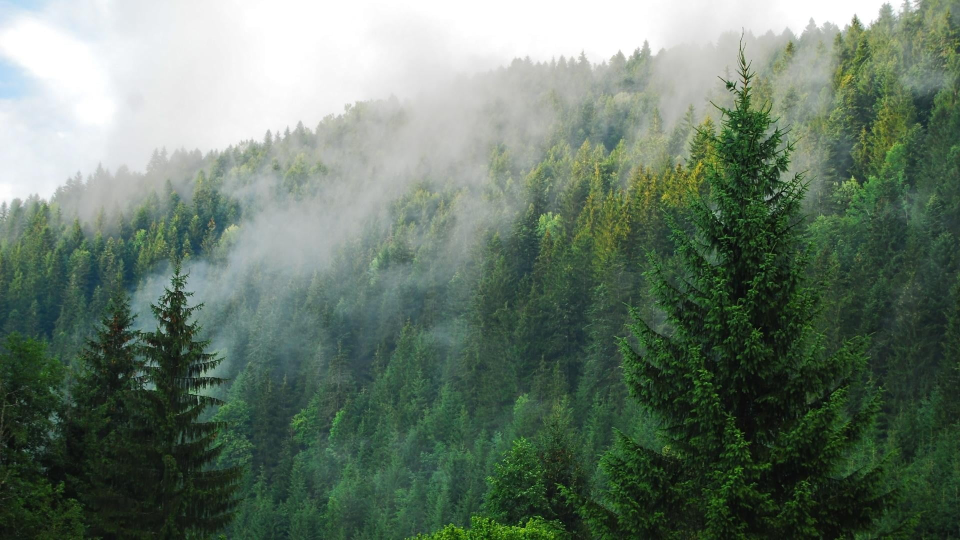
#> input picture 04. [CV] Color processing/img/forest.jpg, 1920 x 1080 px (shown at 1/2 size); the run also reads 2 pictures not shown here
$ jupyter execute '[seminar]histograms.ipynb'   (shell and % lines are left out)   (older library calls are emulated)
#> lines starting #> are read from the running program, lines starting #| are printed output that depends on the picture
# Лекция №2

# Гистограммы

Так что такое гистограмма? Вы можете рассматривать гистограмму как график, который дает вам общее представление о распределении интенсивности изображения. Это график со значениями пикселей (от $0$ до $255$, не всегда) по оси $X$ и соответствующим количеством пикселей в изображении по оси $Y$.

Это просто еще один способ понять образ. Глядя на гистограмму изображения, вы получаете представление о контрасте, яркости, распределении интенсивности и т.д. этого изображения. Почти все инструменты обработки изображений сегодня предоставляют функции на гистограмме.

Вы можете увидеть изображение и его гистограмму. (Помните, эта гистограмма нарисована для изображения в оттенках серого, а не для цветного изображения). Левая область гистограммы показывает количество более темных пикселей на изображении, а правая область показывает количество более ярких пикселей. На гистограмме видно, что темная область больше, чем яркая, а количество полутонов (значения пикселей в среднем диапазоне, скажем, около $127$) много меньше.

**Гистограммы** $-$ это собранные данные, организованные в набор предопределенных столбцов.
Когда мы говорим данные, мы не ограничиваем их значениями интенсивности (как мы видели в предыдущем уроке). Собранные данные могут быть любой функцией, которую вы найдете полезной для описания вашего изображения.

Давайте посмотрим на пример. Представьте, что матрица содержит информацию об изображении (то есть интенсивность в диапазоне $0-255$):

Что произойдет, если мы захотим считать эти данные организованным способом? Так как мы знаем, что диапазон информационных значений для этого случая равен 256 значениям, мы можем сегментировать наш диапазон по частям (называемым ячейками), например:

$$
{\begin{array}{l}
[0, 255] = { [0, 15] \cup [16, 31] \cup ....\cup [240,255] } \\
range = { bin_{1} \cup bin_{2} \cup ....\cup bin_{n = 15} }
\end{array}}
$$

и мы можем вести подсчет количества пикселей, попадающих в диапазон каждого $bin_{i}$. Применяя это к примеру выше, мы получаем изображение ниже (ось x представляет ячейки, а ось y – количество пикселей в каждом из них).

Это был простой пример того, как работает гистограмма и почему она полезна. Гистограмма может вести учет не только интенсивности цвета, но и любых характеристик изображения, которые мы хотим измерить (то есть градиенты, направления и т.д.).

Давайте выделим некоторые части гистограммы:

* __dims__: количество параметров, для которых вы хотите собрать данные. В нашем примере dims = $1$, потому что мы рассчитываем только значения интенсивности каждого пикселя (в полутоновом изображении)
* __bins__: это количество подразделений в каждом тусклом свете. В нашем примере bins = $16$
* __range__: пределы измеряемых значений. В этом случае: range = $[0,255]$

Что если вы хотите сосчитать две особенности? В этом случае ваша результирующая гистограмма будет трехмерным графиком (в котором $x$ и $y$ будут $bin_{x}$ и $bin_{y}$ для каждого объекта, а $z$ будет количеством отсчетов для каждой комбинации $(bin_ {x}, bin_ {y})$. То же самое относится и к дополнительным функциям (конечно, это становится сложнее).

[cell 1]
import numpy as np
import cv2
import matplotlib.pyplot as plt

### Гистограммы в OpenCV

Воспользуемся функцией ```cv2.calcHist()```, чтобы найти гистограмму. Давайте ознакомимся с функцией и ее параметрами:

```cv2.calcHist (image, channel, mask, histSize, range , hist, accumulate)```

* **images** $-$ это исходное изображение типа $uint8$ или $float32$. его следует указывать в квадратных скобках, т.е. **[img]**.
* **channel** $-$ также указывается в квадратных скобках. Это индекс канала, для которого мы рассчитываем гистограмму. Например, если входное изображение представляет собой изображение в градациях серого, его значение равно $[0]$. Для цветного изображения вы можете передать $[0]$, $[1]$ или $[2]$, чтобы вычислить гистограмму синего, зеленого или красного канала соответственно.
* **mask** $-$ маска изображения. Чтобы найти гистограмму полного изображения, она задается как **None**. Но если вы хотите найти гистограмму определенной области изображения, вы должны создать для нее изображение маски и указать ее как маску.
* **histSize** $-$ это представляет наш счетчик __bin__. Нужно указывать в квадратных скобках. Для полной шкалы мы передаем $[256]$.
* **range** $-$ это наш **range**. Обычно это $[0,256]$.
* **hist** $-$ выходная гистограмма, представляющая собой плотный или разреженный размерный массив.
* **accumulate** $-$ накопительный флаг. Если он установлен, гистограмма не очищается в начале при выделении. Эта функция позволяет вычислять одну гистограмму из нескольких наборов массивов или своевременно обновлять гистограмму.

Итак, начнем с примера изображения. Просто загрузите изображение в режиме оттенков серого и найдите его полную гистограмму.

[cell 2]
image = cv2.imread('img/forest.jpg')
#> image is the input picture: shape (1080, 1920, 3); mean B, G, R 105.3, 120.3, 103.1
h, w, _ = image.shape
image = cv2.resize(image.copy(), (w // 2, h // 2))
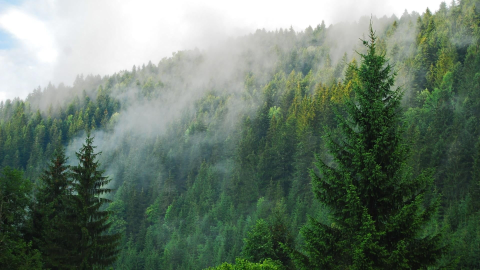
#> image: shape (540, 960, 3) (shown at 1/2 size); mean B, G, R 105.4, 120.4, 103.3
image = cv2.cvtColor(image.copy(), cv2.COLOR_BGR2RGB)

# grayscale
gray = cv2.cvtColor(image.copy(), cv2.COLOR_RGB2GRAY)
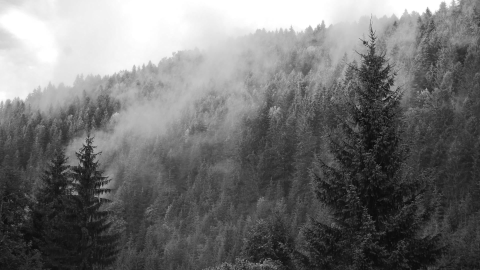
#> gray: shape (540, 960) (shown at 1/2 size); min 7, max 255, mean 113.6

# получим гистограмму
# ravel() - разворачивает массив в список
hist = cv2.calcHist([gray.ravel()], [0], None, [256], [0,256])
#> hist = 256 values, max 21510 at index 255, min 0 at index 0, mean 2025

fig, m_axs = plt.subplots(1, 2, figsize=(12,4))
ax1, ax2 = m_axs

ax1.set_title('Исходное изображение')
ax1.imshow(image)
ax2.set_title('Гистограмма по освещенности')
ax2.plot(hist)
ax2.set_xlim([0,256]);
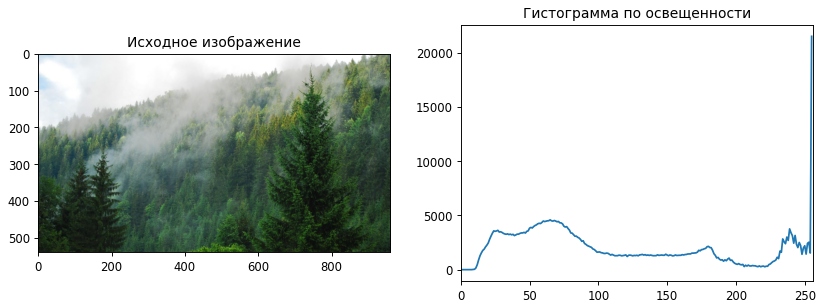
#> figure drawn by matplotlib, 2 panels; panel 2: curve peaks at x = 255, y = 21510

### Гистограммы в  Numpy

```Numpy``` также предоставляет вам функцию ```np.histogram()```.

[cell 3]
hist, bins = np.histogram(gray.ravel(), 256, [0,256])
#> bins = 257 values from 0 to 256

fig, m_axs = plt.subplots(1, 2, figsize=(12,4))
ax1, ax2 = m_axs

ax1.set_title('Исходное изображение')
ax1.imshow(image)
ax2.set_title('Гистограмма по освещенности')
ax2.plot(hist)
ax2.set_xlim([0,256]);

Гистограмма аналогичная, как мы рассчитывали ранее. Но ячейки будут иметь $257$ элементов, потому что **Numpy** рассчитывает ячейки как $0-0.99$, $1-1.99$, $2-2.99$ и т.д. Таким образом, конечный диапазон будет $255-255.99$. Чтобы представить это, они также добавляют $256$ в конце бинов. Но нам не нужно это $256$. До $255$ достаточно.

Визуализируем сразу $3$ канала цвета:

[cell 4]
fig, m_axs = plt.subplots(1, 2, figsize=(12,4))
ax1, ax2 = m_axs

ax1.set_title('Исходное изображение')
ax1.imshow(image)
ax2.set_title('Гистограмма по освещенности')
ax2.set_xlim([0,256])

color = ('r', 'g', 'b')
for i, col in enumerate(color):
    hist, bins = np.histogram(image[..., i].ravel(), 256, [0, 256])
    ax2.plot(hist, color=col)

### Применение маски

Мы использовали ```cv2.calcHist()```, чтобы найти гистограмму полного изображения. Что если вы хотите найти гистограммы некоторых областей изображения? Просто создайте изображение маски белым цветом на области, где вы хотите найти гистограмму, и черным в противном случае. Затем передайте это как маску.

[cell 5]
# grayscale
gray = cv2.cvtColor(image.copy(), cv2.COLOR_RGB2GRAY)

# создадим маску c помощью GUI ROI
# маска должна быть одномерной
mask = np.zeros(image.shape[:2], np.uint8)

mask[50:, 600:850] = 1

masked_img = cv2.bitwise_and(gray, gray, mask=mask)
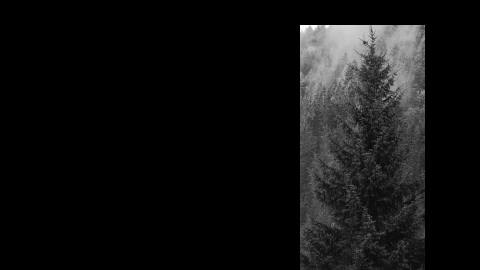
#> masked_img: shape (540, 960) (shown at 1/2 size); min 0, max 255, mean 17.5

## проверим, что мы вырезали то, что хотели
plt.title('Маска')
plt.imshow(masked_img, cmap='gray');

Тут мы воспользовались распространенным приемом с *"маской"*, т.е. использовали массив из нулей, на которой наложили интересующую картнику.

Для арифметических операция над матрицами в OpenCV есть несклько базовых функций. Рассмотрим несколько из них:

* __cv2.absdiff(src1, src2[,dst])__

    абсолютная разница между двумя массивами: $${\texttt{dst}(I)=|\texttt{src1}(I)-\texttt{src2}(I)|}$$

* __cv2.add(src1, src2[, dst[, mask[, dtype]]])__

    Функция add рассчитывае сумму двух массивов: $${\texttt{dst}(I)=\texttt{src1}(I)+\texttt{src2}(I) \quad\texttt{if mask}(I)\ne0}$$

* __cv2.bitwise_and(src1, src2[, dst[, mask]])__

    Функция рассчитывает побитовое логическое соединение для каждого элемента массива: $${\texttt{dst} (I)=\texttt{src1}(I)\wedge\texttt{src2}(I)\quad\texttt{if mask}(I)\ne0}$$

* __cv2.bitwise_not(src[, dst[, mask]])__

    Функция рассчитывает побитовую инверсию входного массива для каждого элемента: $${\texttt{dst}(I)=\neg{\texttt{src}(I)}}$$

* __cv2.bitwise_or(src1, src2[, dst[, mask]])__

    Функция вычисляет побитовую логическую дизъюнкцию для каждого элемента для: $${\texttt{dst}(I)=\texttt{src1}(I)\vee\texttt{src2}(I)\quad\texttt{if mask}(I)\ne0}$$

* __cv2.bitwise_xor(src1, src2[, dst[, mask]])__

    Функция вычисляет побитовую логическую операцию «исключая или» для каждого элемента массива: $${\texttt{dst}(I)=\texttt{src1}(I)\oplus\texttt{src2}(I)\quad\texttt{if mask}(I)\ne0}$$

Остальные можно найти в [документации](https://docs.opencv.org/3.4.2/d2/de8/group__core__array.html)

[cell 6]
## посчитаем гистограмму для всего изображения и маски
hist_full = cv2.calcHist([gray],[0],None,[256],[0,256])
#> hist_full has the same summary as hist
hist_mask = cv2.calcHist([gray],[0],mask,[256],[0,256])
#> hist_mask = 256 values, max 1760 at index 23, min 0 at index 0, mean 478.5


fig, m_axs = plt.subplots(2, 2, figsize=(12,8))
ax1, ax2 = m_axs

ax1[0].set_title('Исходное изображение')
ax1[0].imshow(gray, cmap='gray')
ax1[1].set_title('Маска')
ax1[1].imshow(masked_img, cmap='gray')
ax2[0].set_title('Освещенность изображения')
ax2[0].plot(hist_full)
ax2[0].set_xlim(0, 256)
ax2[1].set_title('Освещенность маски')
ax2[1].plot(hist_mask)
ax2[1].set_xlim(0, 256);
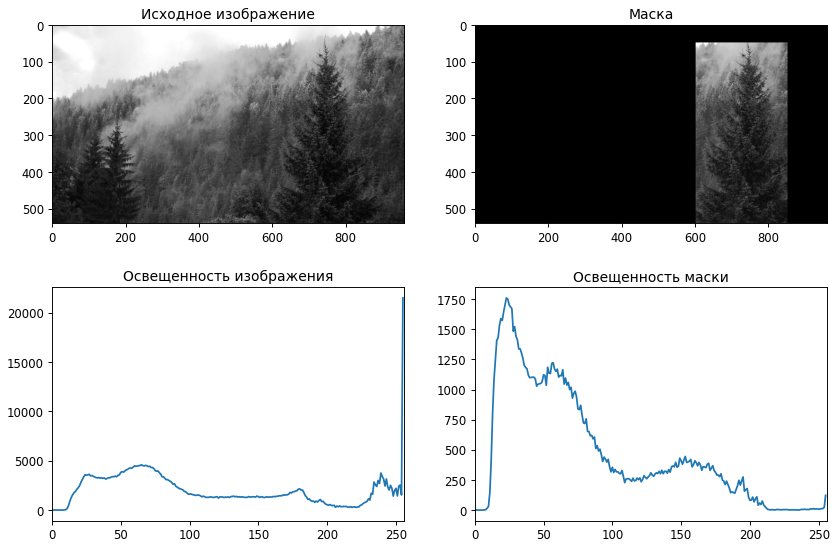
#> figure drawn by matplotlib, 4 panels; panel 3: curve peaks at x = 255, y = 21510; panel 4: curve peaks at x = 23, y = 1760

Теперь посмотрим для всех каналов цвета интесивность на маске

[cell 7]
masked_img = cv2.bitwise_and(image, image, mask=mask)
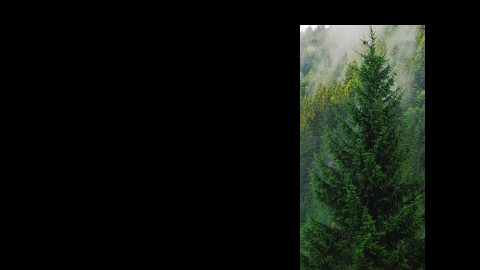
#> masked_img: shape (540, 960, 3) (shown at 1/2 size); mean R, G, B 15, 19.5, 13.7

fig, m_axs = plt.subplots(2, 2, figsize=(12,8))
ax1, ax2 = m_axs

ax1[0].set_title('Исходное изображение')
ax1[0].imshow(image, cmap='gray')
ax1[1].set_title('Маска')
ax1[1].imshow(masked_img, cmap='gray')
ax2[0].set_title('Освещенность изображения')
ax2[1].set_title('Освещенность маски')

color = ('r', 'g', 'b')
for i,col in enumerate(color):
    hist_full = cv2.calcHist([image], [i], None, [256], [0,256])
    hist_mask = cv2.calcHist([image], [i], mask, [256], [0,256])
    ax2[0].plot(hist_full, color=col)
    ax2[0].set_xlim(0, 256)
    ax2[1].plot(hist_mask, color=col)
    ax2[1].set_xlim(0, 256)
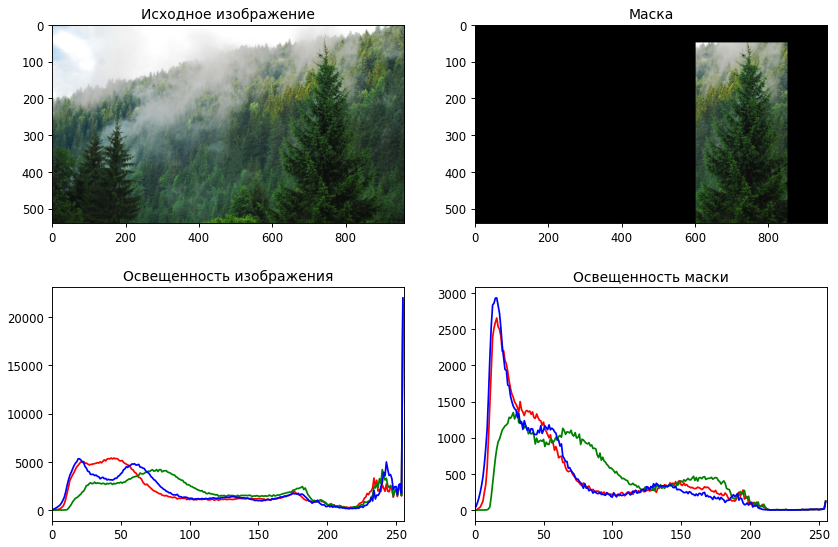
#> figure drawn by matplotlib, 4 panels; panel 3: curve peaks at x = 255, y = 21298; panel 3: curve peaks at x = 255, y = 21819; panel 3: curve peaks at x = 255, y = 22002; panel 4: curve peaks at x = 16, y = 2654

## Выравнивание гистограм

## Функция распределения

Прежде, чем переходить к алгоритмам выравнивания гистограмм, рассмотрим такую функцию, как __функция распределения__.

Это понятие пошло из математической статистики. Обычно говорят функция распределения случайной величины. В каком-то смысле значения в каждом пикселе - случаыные величины, поэтому аналогия вполне уместна. Отличие будет в том, что наша функция будет нормирована на максимальное значение из всех случайных величин. В статистике функция распределения нормирована на 1 из-за того, что там говорят о вероятностях.

Согласно определению, дискретная функции распределения случайной величины выглядит следующим образом:

Если случайная величина $X$ дискретна, то есть её распределение однозначно задаётся функцией вероятности $\mathbb {P} (X=x_{i})=p_{i},\;i=1,2,\ldots$,
то функция распределения $F_{X}$ этой случайной величины кусочно-постоянна и может быть записана как:

$F_{X}(x)=\sum \limits _{i\colon x_{i}\leqslant x}p_{i}$.

_Рассмотрим следующий пример:_

| value | 1 | 2 | 3 |
| --- | --- | --- | --- |
| $x$ | -5 | 2.5 | 10 |
| $p$ | 0.5| 0.4 | 0.1 |

Чему, например, равно значение $F(-20)$? Это вероятность того, что выигрыш будет меньше, чем $–20$. И это невозможное событие: $F(-20)=P(x < -20)=0$. Совершенно понятно, что $F(x)=0$  и для всех $x$ из интервала $(-\infty, -5)$, а также для $x=-5$. Почему? По определению функции распределения:

$F(-5) = p(x < -5) = 0$ – вы согласны?  Функция $F(x)$ возвращает вероятность того, что в точке $x=-5$ вероятность будет СТРОГО МЕНЬШЕ «минус» пяти.

Таким образом: $F(x)=0$, если $x\le -5$.

На интервале $-5<x<2.5$ функция $F(x)=p(X<x)=0.5$, поскольку левее любой точки этого интервала есть только одно значение  $x_1 =-5$ случайной величины, которое появляется с вероятностью $0.5$. Кроме того, сюда же следует отнести точку $x=2.5$, так как:

F(2.5)=p(x<2.5)=0.5 – очень хорошо осознайте этот момент!

Таким образом, если $-5<x\le 2.5$ , то $F(x)=0.5$

Далее рассматриваем  промежуток $2.5<x\le 10$. СТРОГО ЛЕВЕЕ любой точки этого промежутка находятся две вероятности $x_1=-5$, $x_2=2.5$, поэтому:

$F(x)=p(X<x)=0.5+0.4=0.9$

И, наконец, если $x>10$, то $F(x)=p(X<x)=0.5+0.4+0.1=1$, ибо все значения $x_1=-5$, $x_2=2.5$, $x_3=10$ случайной величины $X$ лежат строго левее любой точки $x\in(10, \infty)$

Заметим, __важную вещь__: коль скоро, функция $F(x)$ характеризуем вероятность, то она может принимать значения лишь из промежутка $0 \le F(x) \le 1$ – и никакие другие!

Итак, функция распределения вероятностей является кусочной и, как многие знают, в таких случаях принято использовать фигурные скобки:

${F(x)=\begin{cases} 0, если\ x\le -5 \\ 0.5, если \ -5 < x \le 2.5 \\ 0.9, если \ 2.5 < x \le 10 \\ 1, если \ x > 10 \end{cases}}$

График данной функции имеет разрывный «ступенчатый» вид:

### Вернемся к гистограммам

Рассмотрим изображение, значения пикселей которого ограничены только определенным диапазоном значений. Например, более яркое изображение будет иметь все пиксели, ограниченные высокими значениями. Но хорошее изображение будет иметь пиксели из всех областей изображения. Таким образом, вам нужно растянуть эту гистограмму до конца (как показано на изображении ниже), и это то, что делает выравнивание гистограммы (если коротко). Это обычно улучшает контраст изображения.

Я бы порекомендовал вам прочитать страницу Википедии по выравниванию гистограммы для более подробной информации. Он имеет очень хорошее объяснение с отработанными примерами, так что вы сможете понять почти все после прочтения этого. Вместо этого здесь мы увидим его реализацию Numpy. После этого мы увидим функцию OpenCV.

Нам понадобится функция распределения значений (cumulative distribution function) пикслей в градации серого:

$${cdf(x)=h(0)+h(1)+\dots+h(x),}$$ где $h(x)$ $-$ функция гистограммы

Значение функции распределения показывает, какое количество пикселей имеют яркости из отрезка $[0,x]$.

### Расчитаем функцию распределения

[cell 8]
# гистограмма
hist, bins = np.histogram(image.flatten(), 256, [0,256])
#> hist = 256 values, max 65119 at index 255, min 49 at index 0, mean 6075
# функция распределения
cdf = hist.cumsum()
#> cdf = 256 values from 49 to 1555200


fig, m_axs = plt.subplots(1, 2, figsize=(12, 4))
ax1, ax2 = m_axs

ax1.set_title('Гистограмма')
ax1.plot(hist)
ax2.set_title('Функция распределения значений гистограммы')
ax2.plot(cdf)
ax2.set_xlim(0, 256);
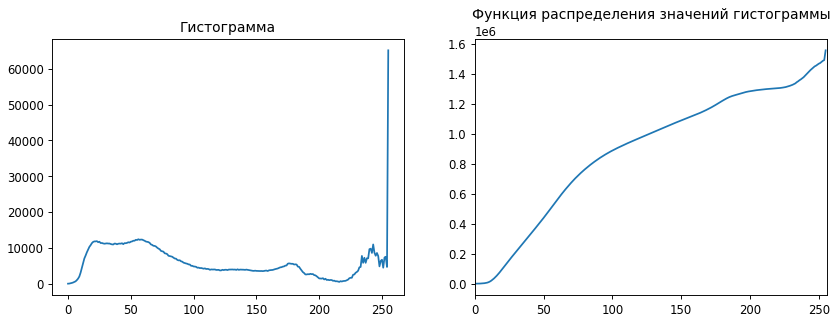
#> figure drawn by matplotlib, 2 panels; panel 1: curve peaks at x = 255, y = 65119; panel 2: curve peaks at x = 255, y = 1555200

[cell 9]
hist, bins = np.histogram(image.flatten(), 256, [0,256])

## фунция распределения
cdf = hist.cumsum()
cdf_normalized = cdf * hist.max() / cdf.max()
#> cdf_normalized = 256 values from 2.05 to 65119

fig, m_axs = plt.subplots(1, 2, figsize=(18, 6))
ax1, ax2 = m_axs

ax1.set_title('Исходное изображение')
ax1.imshow(image)
ax2.set_title('Гистограмма по освещенности')
ax2.plot(hist, color='r')
ax2.plot(cdf_normalized, color='b')
ax2.legend(('histogram', 'cdf'), loc = 'upper left')
ax2.set_xlim(0, 256);
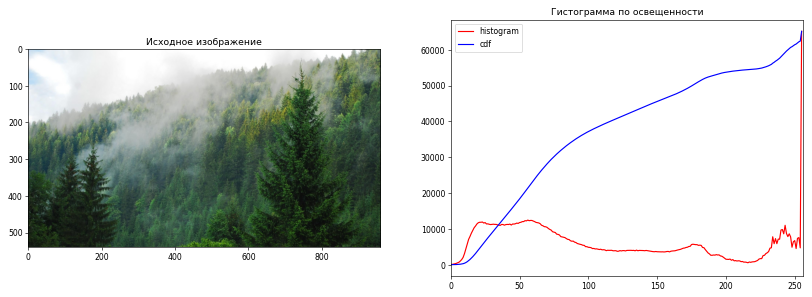
#> figure drawn by matplotlib, 2 panels; panel 2: curve peaks at x = 255, y = 65119; panel 2: curve peaks at x = 255, y = 65119

Вы можете видеть гистограмму, лежащую в более ярком регионе. Нам нужен полный спектр. Для этого нам нужна функция преобразования, которая отображает входные пиксели в более яркой области для вывода пикселей в полной области. Это то, что делает выравнивание гистограммы.

Теперь мы находим минимальное значение гистограммы (исключая $0$) и применяем уравнение выравнивания гистограммы. Для маскированного массива все операции выполняются на немаскированных элементах. Вы можете прочитать больше об этом в документации Numpy на масках.

[cell 10]
# еще раз глянем что же такое cdf

cdf
#> Out = 256 values from 49 to 1555200
#> (the rest of the program and of its run is left out)
